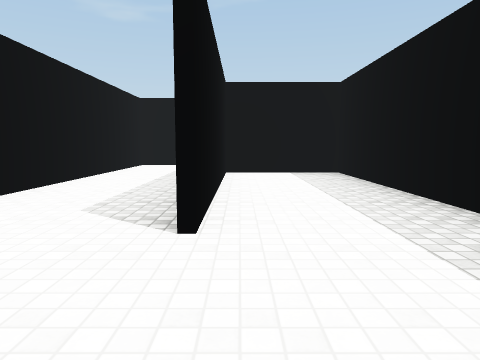
view 1 (above)

24 first-person views from a walk through a 3-D level made in the Unity game engine. The camera is 1.2 m above the floor, tilts 6° down and sees 70° across. The floor is counted in squares, 2 m on a side. Each view is taken from the middle of a square. On the plan, view 1 faces up. The plan holds only what a view shows up to about 10 squares ahead; the rest is blank. The place goes on beyond the plan. The player character is not drawn. Surface patterns are stand-ins for the level's own textures.

view 2
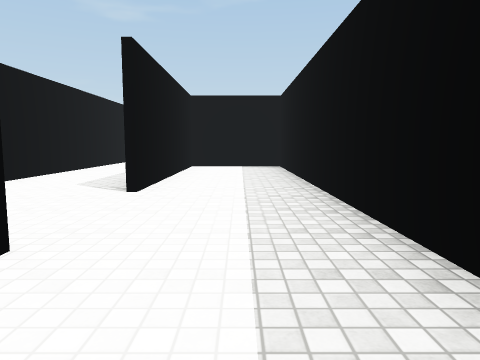

view 3
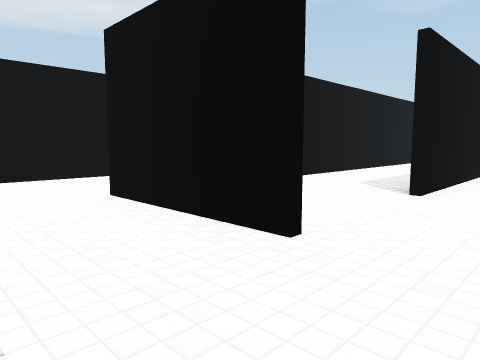

view 4
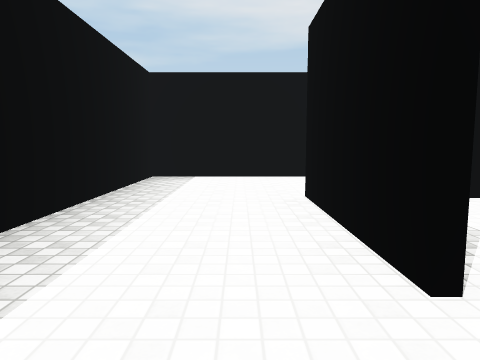

view 5
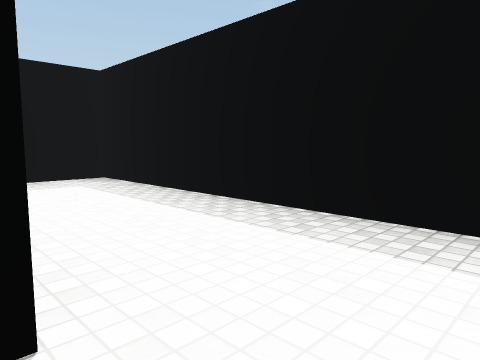

view 6
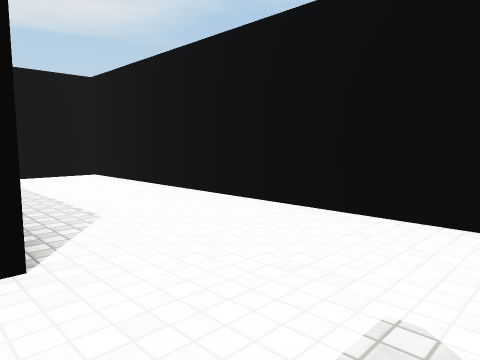

view 7
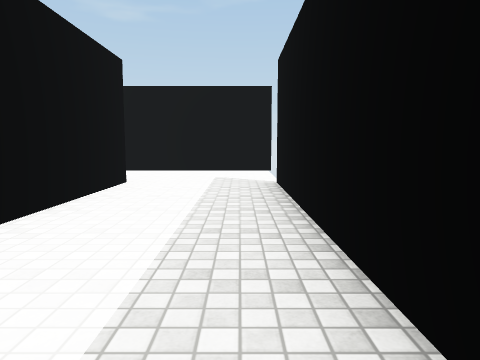

view 8
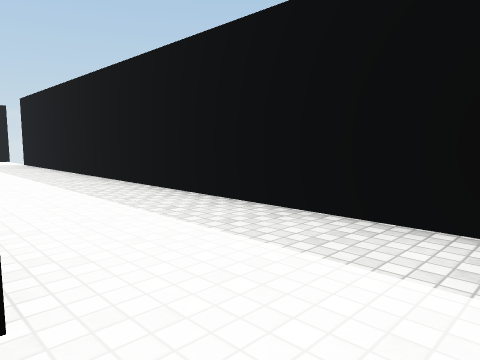

view 9
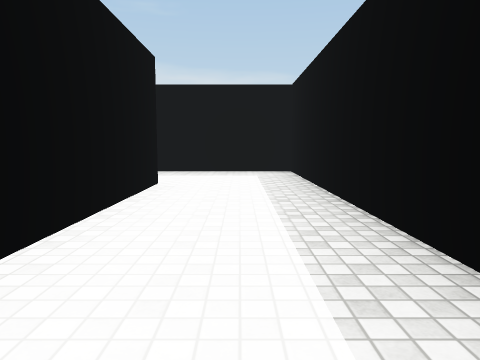

view 10
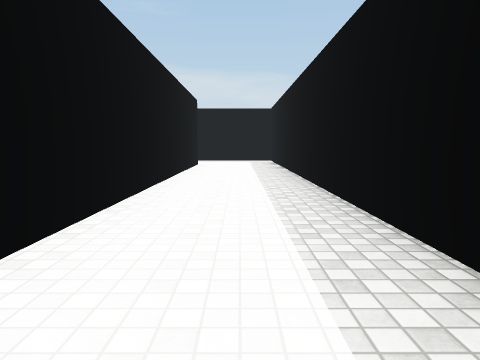

view 11
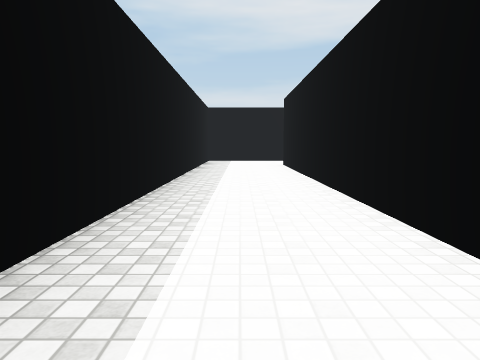

view 12
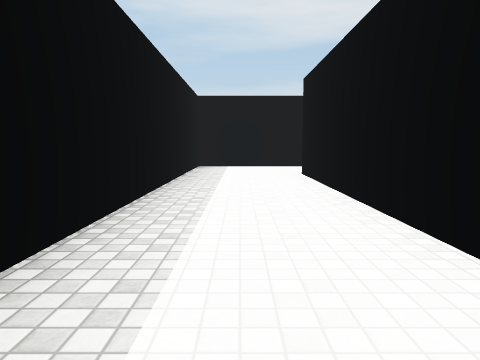

view 13
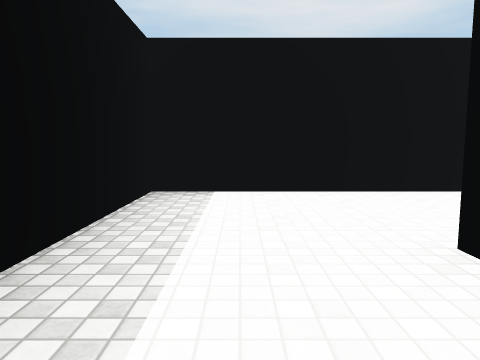

view 14
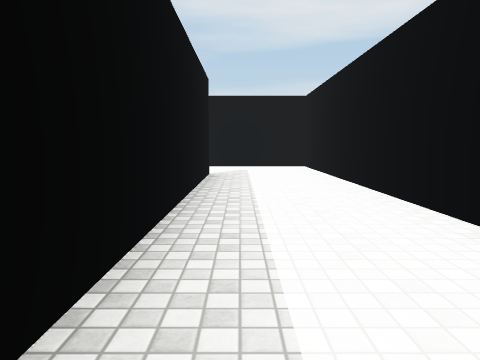

view 15
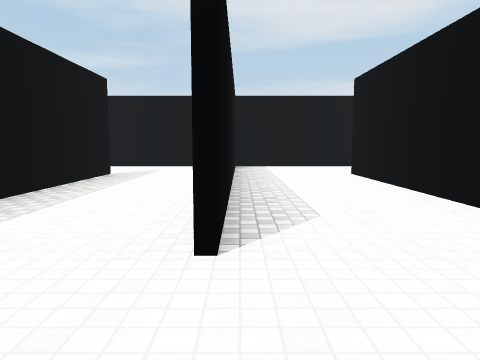

view 16
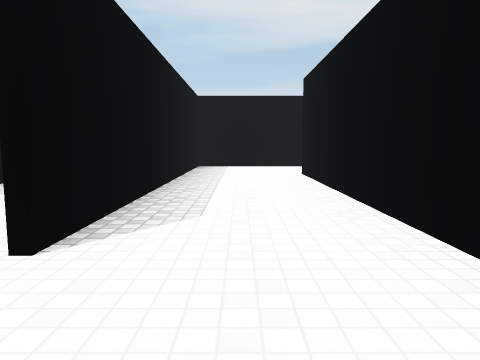

view 17
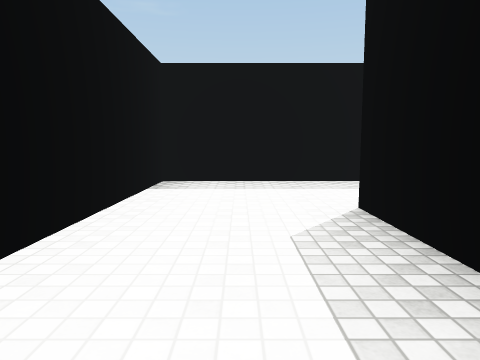

view 18
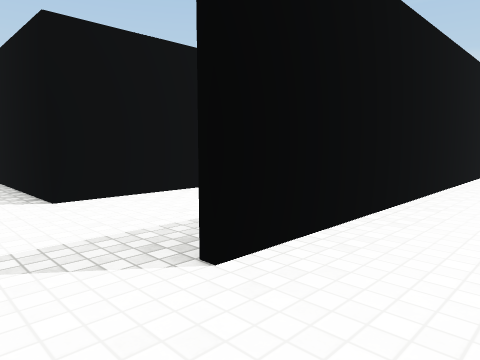

view 19
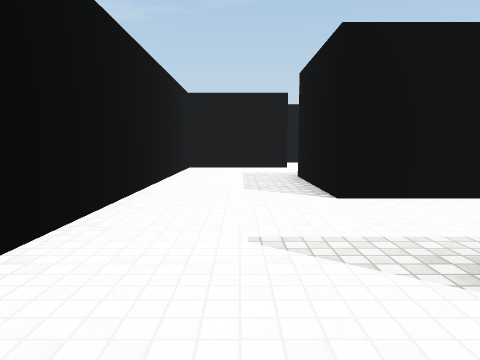

view 20
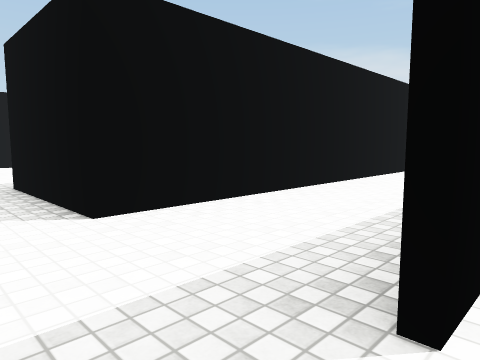

view 21
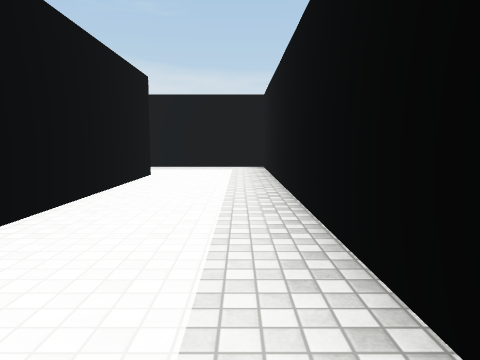

view 22
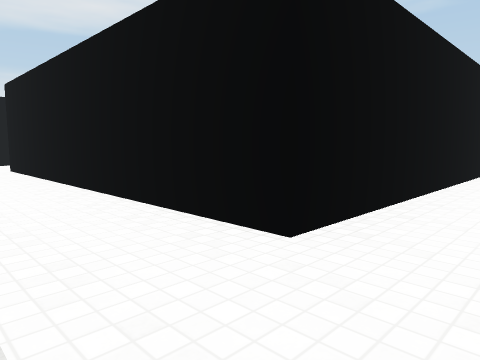

view 23
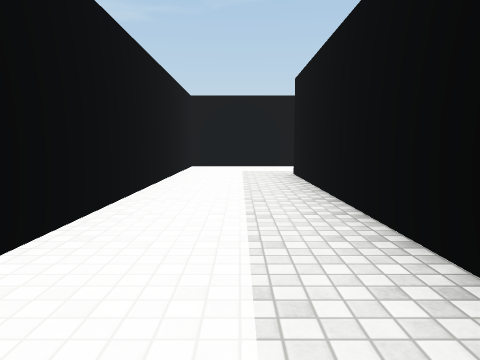

view 24
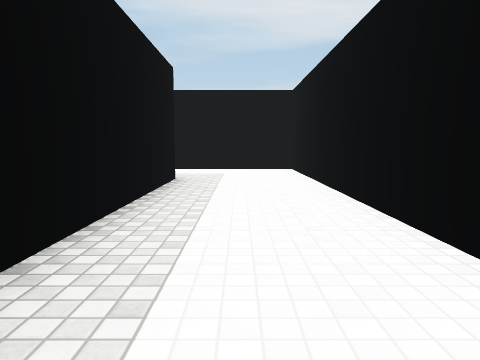

### Floor plan
Key: @ floor where view 1 was taken; # wall or solid block; . floor.
Columns run from 15 left of view 1 to 5 right of it. Each row starts with its distance up from view 1.
 12    #      #######
 11    .      #........
 10 ###.      #.#########
  9 #..       #.#.......
  8 #..       #.#.......
  7 #.#       #.#..###..#
  6 #.#       #.#..#.#..#
  5 #.#########.#..#.#..#
  4 #...........#..#.#..#
  3 #...........#..#.#..#
  2 #..##########....#..#
  1 #.........# #....#..#
  0 ########..#.###@.#..#
 -1 #.........#......#..#
 -2 #.........#......#..#
 -3 #..###############..#
 -4 #...................#
 -5 #####################

Where each view was taken, in squares from view 1:
view 1: 0 up, 0 right, facing up
view 2: 2 down, 1 right, facing up
view 3: 2 down, 1 right, facing up-left
view 4: 1 down, 1 right, facing left
view 5: 0 up, 4 left, facing down-right
view 6: 7 up, 4 right, facing up-left
view 7: 2 up, 4 right, facing up
view 8: 4 down, 2 right, facing up-right
view 9: 4 down, 3 left, facing right
view 10: 4 down, 8 left, facing right
view 11: 4 down, 3 left, facing left
view 12: 4 down, 6 left, facing left
view 13: 4 down, 11 left, facing left
view 14: 2 down, 6 left, facing left
view 15: 0 up, 6 left, facing left
view 16: 1 up, 6 left, facing left
view 17: 1 up, 11 left, facing right
view 18: 1 up, 14 left, facing up-right
view 19: 1 up, 14 left, facing up
view 20: 2 up, 14 left, facing up-right
view 21: 3 up, 12 left, facing right
view 22: 3 up, 4 left, facing up-left
view 23: 3 up, 4 left, facing up
view 24: 11 up, 3 right, facing left
